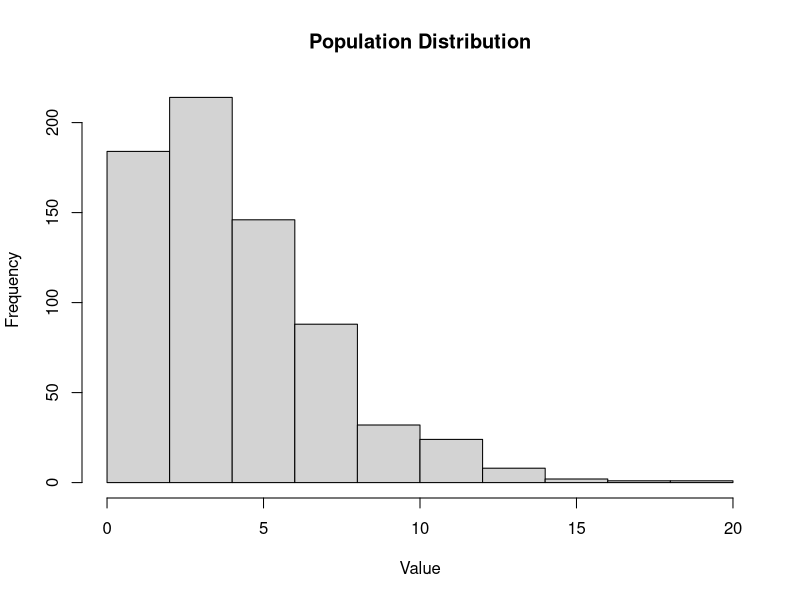
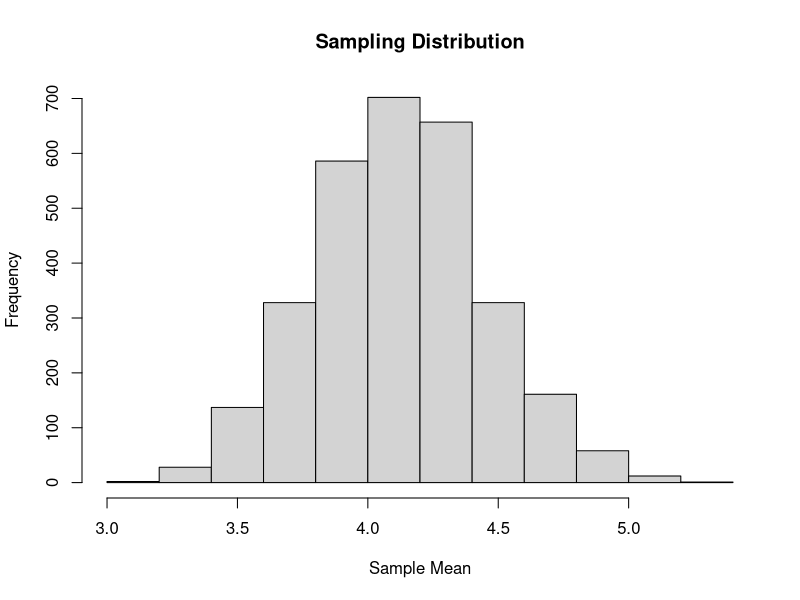

Reproduce these figures in R, in order.
# HW12 Central Limit Theorem
# 65011521 Schnat Rattanasombatpaibul

# Central Limit Theorem (CLT) Proof

# Set the seed, so it is easier to reproduce and test it
set.seed(521)

# Number of samples to draw
num_samples <- 3000

# Sample size (To test the CLT, I gradually increased the number of sample size)
sample_size <- c(5, 10, 30, 80, 120)

# Change this index in the range of 1 to 5 for each sample size
sample_index <- 4

# Create an empty vector filled with 0 to store sample means
x.bar <- numeric(num_samples)

# Create a chi-squared population with degrees of freedom = 4
popu.x <- rchisq(n = 700, df = 4)

# Loop to generate the sample means and store each of them into x.bar
for (i in 1:num_samples) {
  samp.x <- sample(popu.x, size = sample_size[sample_index], replace = TRUE)
  x.bar[i] <- mean(samp.x)
}

# Generate a histogram of the population distribution 
hist(popu.x, main = "Population Distribution", xlab = "Value")

# Generate a histogram of the sampling distribution
hist(x.bar, main = "Sampling Distribution", xlab = "Sample Mean")

# Calculate the means and standard deviations

# Sample mean (average of sample means)
sample_mean <- mean(x.bar)

# Population mean (average of the entire population)
population_mean <- mean(popu.x)

# Sample standard deviation
sample_sd <- sd(x.bar)

# Theoretical standard deviation for the sample mean (population SD / sqrt(sample size))
population_sd_with_sqrtn <- sd(popu.x) / sqrt(sample_size[sample_index])

# Rule 1 proof with difference
cat("Rule 1  Sample Mean : ", sample_mean, "Population Mean : ", population_mean, "\n")
cat("Difference : ", abs(sample_mean - population_mean), "\n")

# Rule 2 proof with difference
cat("Rule 2  Sample SD : ", sample_sd, "(Population SD/sqrt(n)) : ", population_sd_with_sqrtn, "\n")
cat("Difference : ", abs(sample_sd - population_sd_with_sqrtn), "\n")
